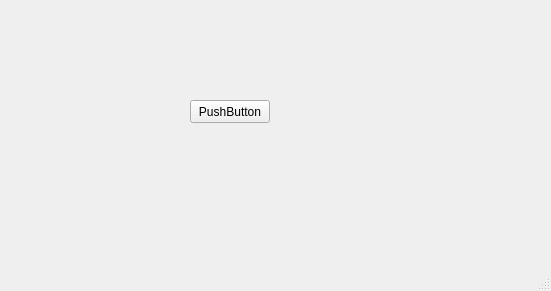
<?xml version="1.0" encoding="UTF-8"?>
<ui version="4.0">
 <class>MainWindow</class>
 <widget class="QMainWindow" name="MainWindow">
  <property name="enabled">
   <bool>true</bool>
  </property>
  <property name="geometry">
   <rect>
    <x>0</x>
    <y>0</y>
    <width>551</width>
    <height>291</height>
   </rect>
  </property>
  <property name="windowTitle">
   <string>MainWindow</string>
  </property>
  <widget class="QWidget" name="centralwidget">
   <widget class="QPushButton" name="pushButton">
    <property name="geometry">
     <rect>
      <x>190</x>
      <y>100</y>
      <width>80</width>
      <height>23</height>
     </rect>
    </property>
    <property name="text">
     <string>PushButton</string>
    </property>
   </widget>
  </widget>
  <widget class="QMenuBar" name="menubar">
   <property name="geometry">
    <rect>
     <x>0</x>
     <y>0</y>
     <width>551</width>
     <height>20</height>
    </rect>
   </property>
  </widget>
  <widget class="QStatusBar" name="statusbar"/>
 </widget>
 <resources/>
 <connections/>
</ui>
